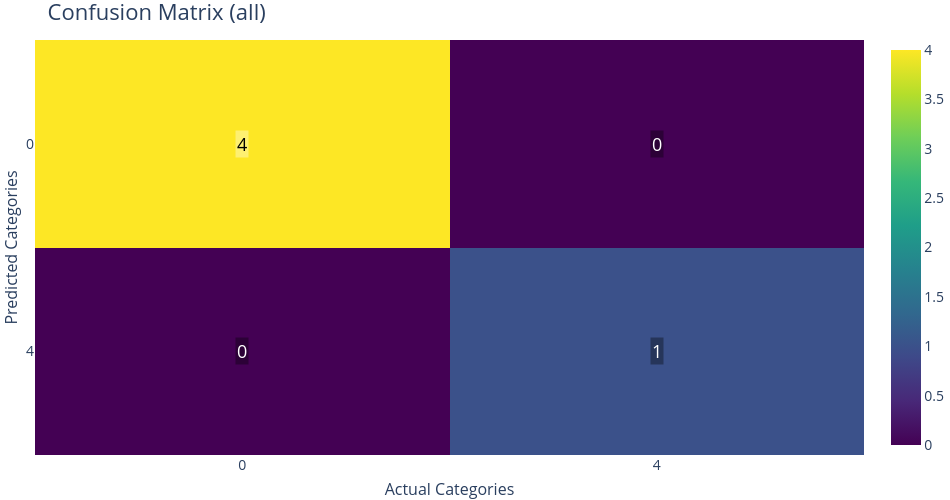

This figure's notebook cell:
### Markdown cell above
### Plot the Confusion Matrix (For Categorical Labels Only)

### Code cell
fig_cm = pyg_2.PlotConfusionMatrix(split="all")
fig_cm.show()

### Figure 1 — Plotly figure (JSON) as saved in the notebook; plotly's stock layout.template omitted (floating-point values rounded to 4 significant figures)
{"data": [{"colorbar": {"tickfont": {"size": 14}, "title": {"font": {"size": 16}}}, "colorscale": [[0, "rgb(68, 1, 84)"], [0.1111, "rgb(72, 40, 120)"], [0.2222, "rgb(62, 73, 137)"], [0.3333, "rgb(49, 104, 142)"], [0.4444, "rgb(38, 130, 142)"], [0.5556, "rgb(31, 158, 137)"], [0.6667, "rgb(53, 183, 121)"], [0.7778, "rgb(110, 206, 88)"], [0.8889, "rgb(181, 222, 43)"], [1, "rgb(253, 231, 37)"]], "showscale": true, "type": "heatmap", "x": [0, 1], "y": [0, 1], "z": [[4, 0], [0, 1]], "zmax": 4, "zmin": 0}], "layout": {"annotations": [{"bgcolor": "rgba(255,255,255,0.35)", "font": {"color": "black", "size": 18}, "opacity": 1, "showarrow": false, "text": "4", "x": 0, "xref": "x", "y": 0, "yref": "y"}, {"bgcolor": "rgba(0,0,0,0.35)", "font": {"color": "white", "size": 18}, "opacity": 1, "showarrow": false, "text": "0", "x": 1, "xref": "x", "y": 0, "yref": "y"}, {"bgcolor": "rgba(0,0,0,0.35)", "font": {"color": "white", "size": 18}, "opacity": 1, "showarrow": false, "text": "0", "x": 0, "xref": "x", "y": 1, "yref": "y"}, {"bgcolor": "rgba(0,0,0,0.35)", "font": {"color": "white", "size": 18}, "opacity": 1, "showarrow": false, "text": "1", "x": 1, "xref": "x", "y": 1, "yref": "y"}], "font": {"size": 16}, "height": 500, "margin": {"b": 0, "l": 0, "r": 0, "t": 40}, "paper_bgcolor": "RGBA(0,0,0,0)", "plot_bgcolor": "RGBA(0,0,0,0)", "title": {"font": {"size": 22}, "text": "Confusion Matrix (all)"}, "width": 950, "xaxis": {"gridcolor": "rgba(0,0,0,0.08)", "mirror": false, "showgrid": true, "showline": false, "tickangle": 0, "tickfont": {"size": 14}, "tickmode": "array", "ticktext": ["0", "4"], "tickvals": [0, 1], "title": {"font": {"size": 16}, "text": "Actual Categories"}, "zeroline": false}, "yaxis": {"autorange": "reversed", "gridcolor": "rgba(0,0,0,0.08)", "mirror": false, "showgrid": true, "showline": false, "tickfont": {"size": 14}, "tickmode": "array", "ticktext": ["0", "4"], "tickvals": [0, 1], "title": {"font": {"size": 16}, "text": "Predicted Categories"}, "zeroline": false}}}
